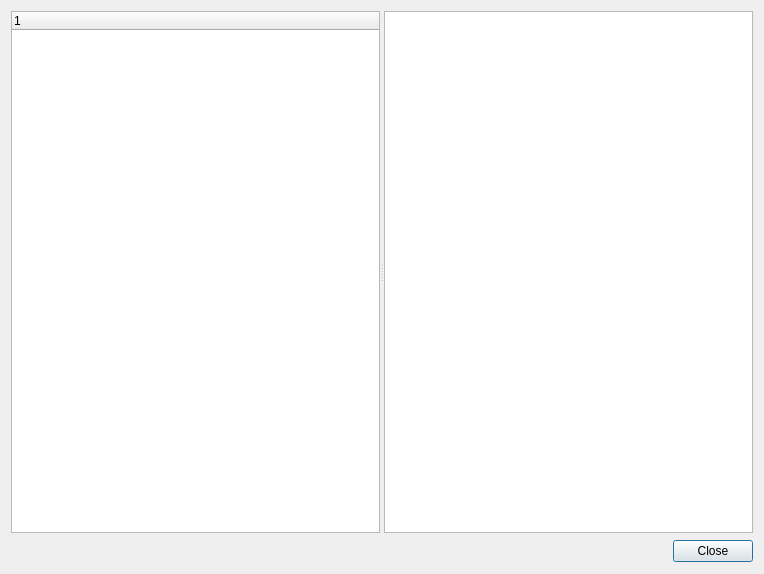
<?xml version="1.0" encoding="UTF-8"?>
<ui version="4.0">
 <class>Help</class>
 <widget class="QDialog" name="Help">
  <property name="geometry">
   <rect>
    <x>0</x>
    <y>0</y>
    <width>764</width>
    <height>574</height>
   </rect>
  </property>
  <property name="windowTitle">
   <string>Dialog</string>
  </property>
  <layout class="QGridLayout" name="gridLayout_2">
   <item row="0" column="0" colspan="2">
    <layout class="QGridLayout" name="gridLayout">
     <item row="0" column="0">
      <widget class="QSplitter" name="splitter">
       <property name="orientation">
        <enum>Qt::Horizontal</enum>
       </property>
       <widget class="QTreeWidget" name="treeWidget">
        <column>
         <property name="text">
          <string notr="true">1</string>
         </property>
        </column>
       </widget>
       <widget class="QTextBrowser" name="textBrowser"/>
      </widget>
     </item>
    </layout>
   </item>
   <item row="1" column="0">
    <spacer name="horizontalSpacer">
     <property name="orientation">
      <enum>Qt::Horizontal</enum>
     </property>
     <property name="sizeHint" stdset="0">
      <size>
       <width>658</width>
       <height>24</height>
      </size>
     </property>
    </spacer>
   </item>
   <item row="1" column="1">
    <widget class="QPushButton" name="closeButton">
     <property name="text">
      <string>Close</string>
     </property>
    </widget>
   </item>
  </layout>
 </widget>
 <resources/>
 <connections/>
</ui>
